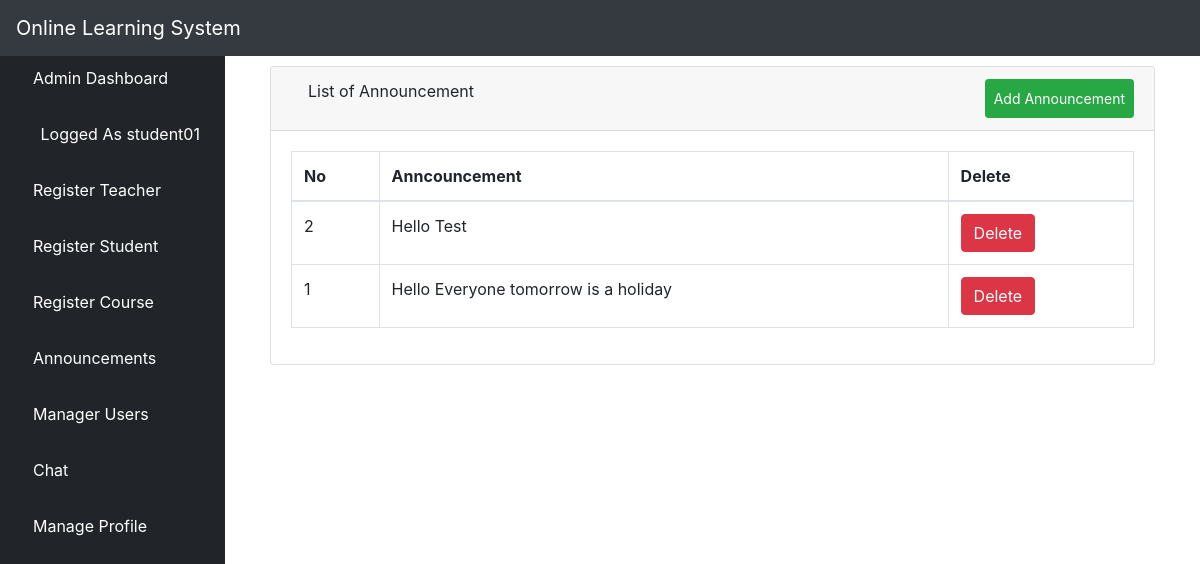
The app's page /alistalltise/ (signed in), older data.
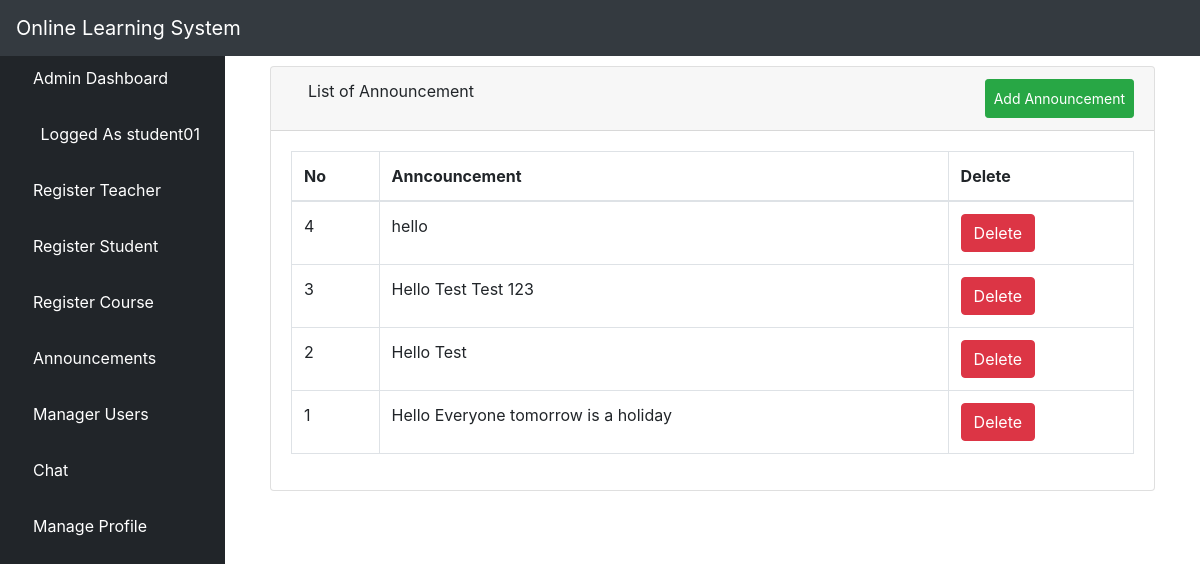
The same page, newer data.
### elearn/models.py (models this page shows, shortened)
class Announcement(models.Model):
    user = models.ForeignKey(User, on_delete=models.CASCADE)
    content = models.TextField()
    posted_at = models.DateTimeField(auto_now=True, null=True)

### elearn/views.py (the view)
# urls.py: path('alistalltise/', views.ListAllTise.as_view(), name='alistalltise'),
class ListAllTise(LoginRequiredMixin, ListView):
    model = Announcement
    template_name = 'dashboard/admin/list_tises.html'
    context_object_name = 'tises'
    paginated_by = 10
    def get_queryset(self):
        return Announcement.objects.order_by('-id')

### elearn/templates/dashboard/admin/list_tises.html (shortened to what this page needs)
{% extends 'dashboard/admin/base.html' %}
{% block body %}
        <div class="container-fluid">
        <div class="row">
          <div class="col-12 mb-3">
          <div class="col-12 mb-3">
                <div id="content-wrapper">
        <div class="container-fluid">
            <div class="card mb-3">
                <div class="card-header">
                    <i class="fas fa-table"></i>
                    List of Announcement
                    <a  class="btn btn-sm btn-success" href="{% url 'apost' %}" style="padding: 8px; float: right; color: white;">Add Announcement</a>
                </div>
                <div class="card-body">
                    <div class="table-responsive">
                        <table class="table table-bordered" id="dataTable" width="100%" cellspacing="0">
                            <thead>
                            <tr>
                                <th>No</th>
                                <th>Anncouncement</th>
                                <th>Delete</th>
                            </tr>
                            </thead>
                            <tbody>
                              {% if tises %}
                              {% for tise in tises %}
                                <tr>
                                    <td>{{ tise.id }}</td>
                                    <td>{{ tise.content }}</td>
        <td>
          <a href="{% url 'adpost' tise.pk %}"><button type="button" class="btn btn-danger"> Delete</button></a></td>
                                </tr>
                                {% endfor %}
                                {% endif %}
                            </tbody>
                        </table>
                    </div>
                </div>
            </div>
        </div>
    </div>
          </div>
        </div>
      </div>
    </div>
{% endblock %}

Row changes from the older to the newer data that the page shows:
added Announcement: id "4", content "hello"
added Announcement: id "3", content "Hello Test Test 123"
